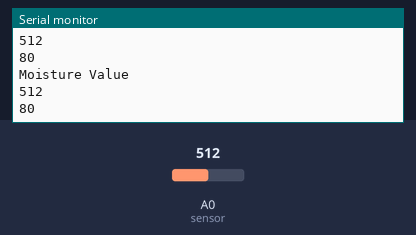
The sketch below on a simulated Arduino Uno, built with avr-gcc and run on an emulated ATmega328P. Shown: the last lines printed to the serial monitor. The inputs (shaded band) are chosen by the test bench; at power-on: A0 (sensor) = 512.

Above: at 1.3 s.
1.4 s: A0 (sensor) set to 716
At 1.82 s:
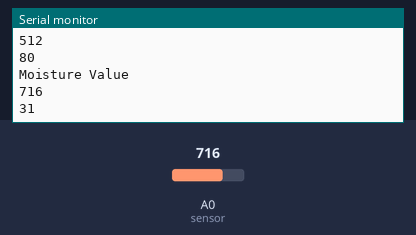
2.9 s: A0 (sensor) set to 900
At 3.32 s:
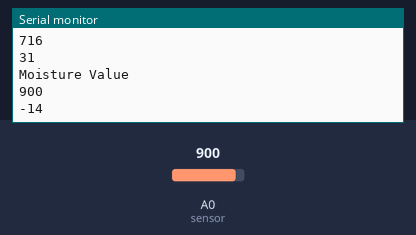
Timing chart, 0 to 5.9 s (numbered marks = the images above; inputs shaded):
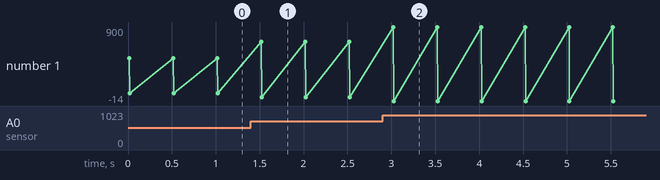

Measured:
- after the input at 1.4 s, the serial monitor: prints a new line after 0.12 s (image 1)
- after the input at 2.9 s, the serial monitor: prints a new line after 0.12 s (image 2)
- plotted number 1: 80 → 31 after the input at 1.4 s, 31 → -14 after the input at 2.9 s

The sketch:

capacitive_soil_moisture.ino
```cpp
#define sensor A0
#define wet 430
#define dry 840


void setup() {
  pinMode(sensor, INPUT);
  Serial.begin(9600);

}

void loop() {
  int value=analogRead(sensor);
  Serial.println("Moisture Value");
  Serial.println(value);
  int pre = map (value,wet,dry,100,0);
  Serial.println(pre);
  delay(500);
}
```
